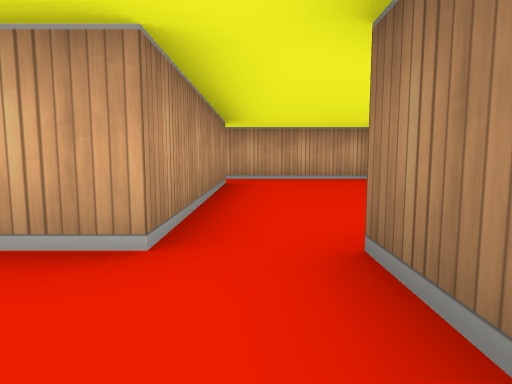
view 1 (above)

12 first-person views from a walk through a cub3D level. The camera is about half as high as the walls, tilts 6° down and sees 75° across. The floor is counted in squares. Each view is taken from the middle of a square. On the plan, view 1 faces up. The plan holds only what a view shows up to about 9 squares ahead; the rest is blank.

view 2
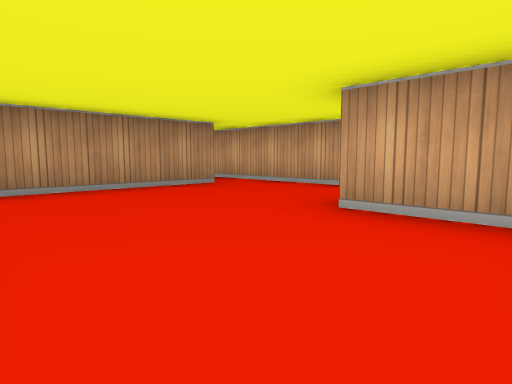

view 3
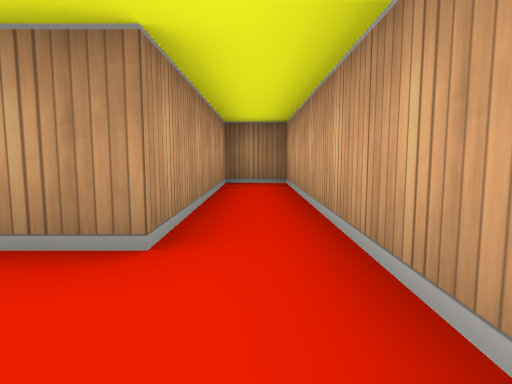

view 4
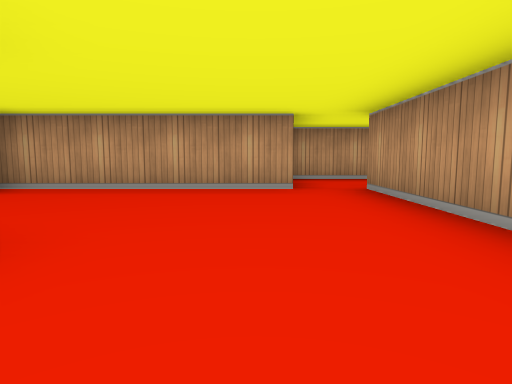

view 5
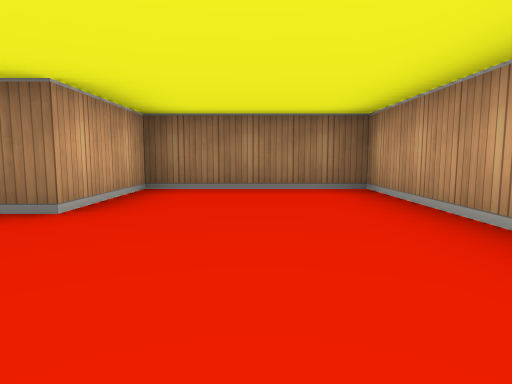

view 6
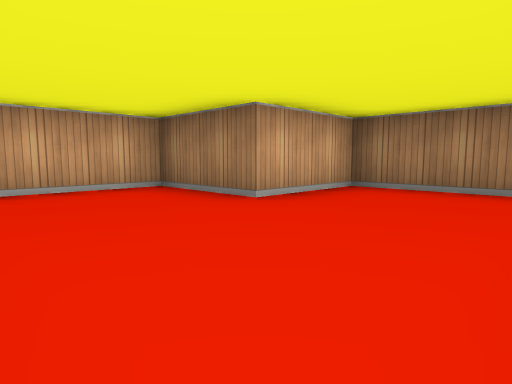

view 7
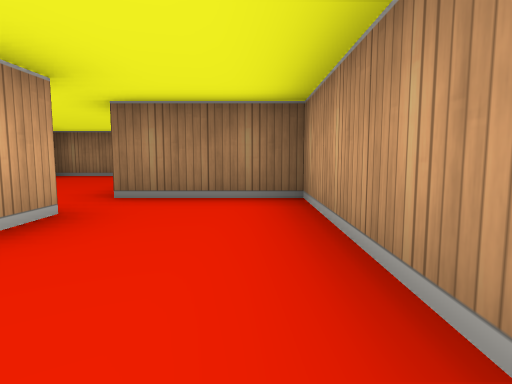

view 8
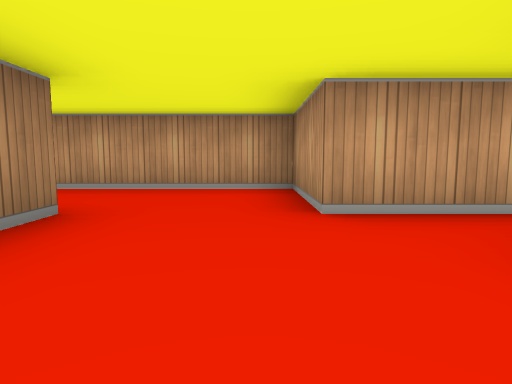

view 9
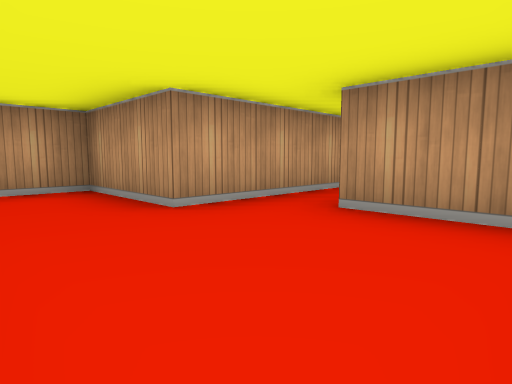

view 10
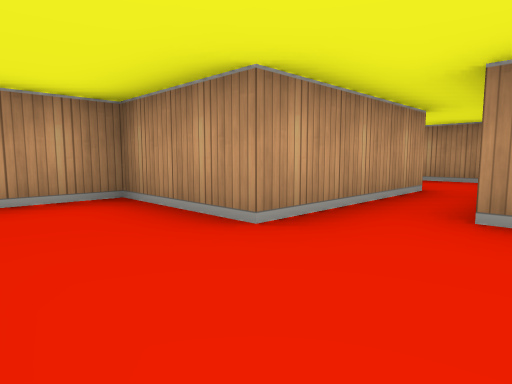

view 11
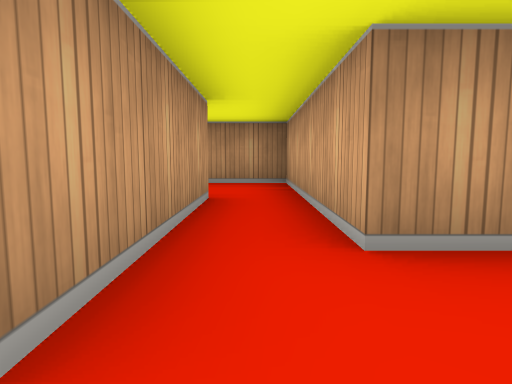

view 12
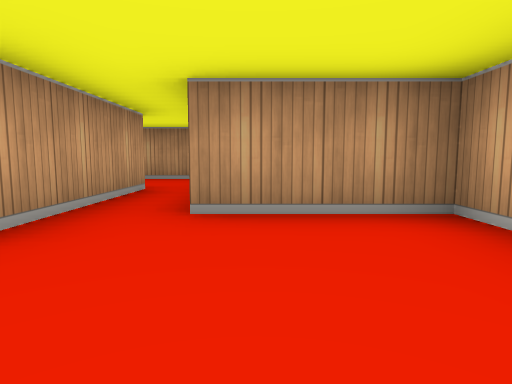

### Floor plan
Ten units are one square. View 1 is at (0, 0); x grows to the right and y downward. Boxes are objects, and circles mark ways between rooms. Rooms are numbered by the first view taken in them; rooms with no view inside come last. Other rooms are left out.
<svg viewBox="-71 -70 121 80">
<path fill="none" stroke="#000" d="M-15 5 5 5 5 -15 45 -15 45 -45 25 -45 25 -65 -45 -65 -45 -55 -5 -55 -5 -15 -12 -15M-15 -15 -15 -21M-39 -45 -45 -45 -45 -25 -65 -25M-66 -15 -35 -15 -35 5 -15 5"/>
<circle cx="-10" cy="-5" r="3" fill="#2a7"/>
<text x="10" y="-40">1</text>
<text x="-30" y="-20">2</text>
</svg>
Room 1 opens to room 2.

Where each view was taken, in squares from view 1:
view 1: 0 up, 0 right, facing up
view 2: 2 up, 4 right, facing up-left
view 3: 6 up, 1 right, facing left
view 4: 6 up, 1 right, facing down
view 5: 3 up, 0 right, facing right
view 6: 2 up, 0 right, facing up-right
view 7: 0 up, 3 left, facing right
view 8: 4 up, 3 left, facing down
view 9: 4 up, 2 left, facing down-left
view 10: 3 up, 2 left, facing down-left
view 11: 2 up, 3 left, facing left
view 12: 3 up, 2 left, facing left
